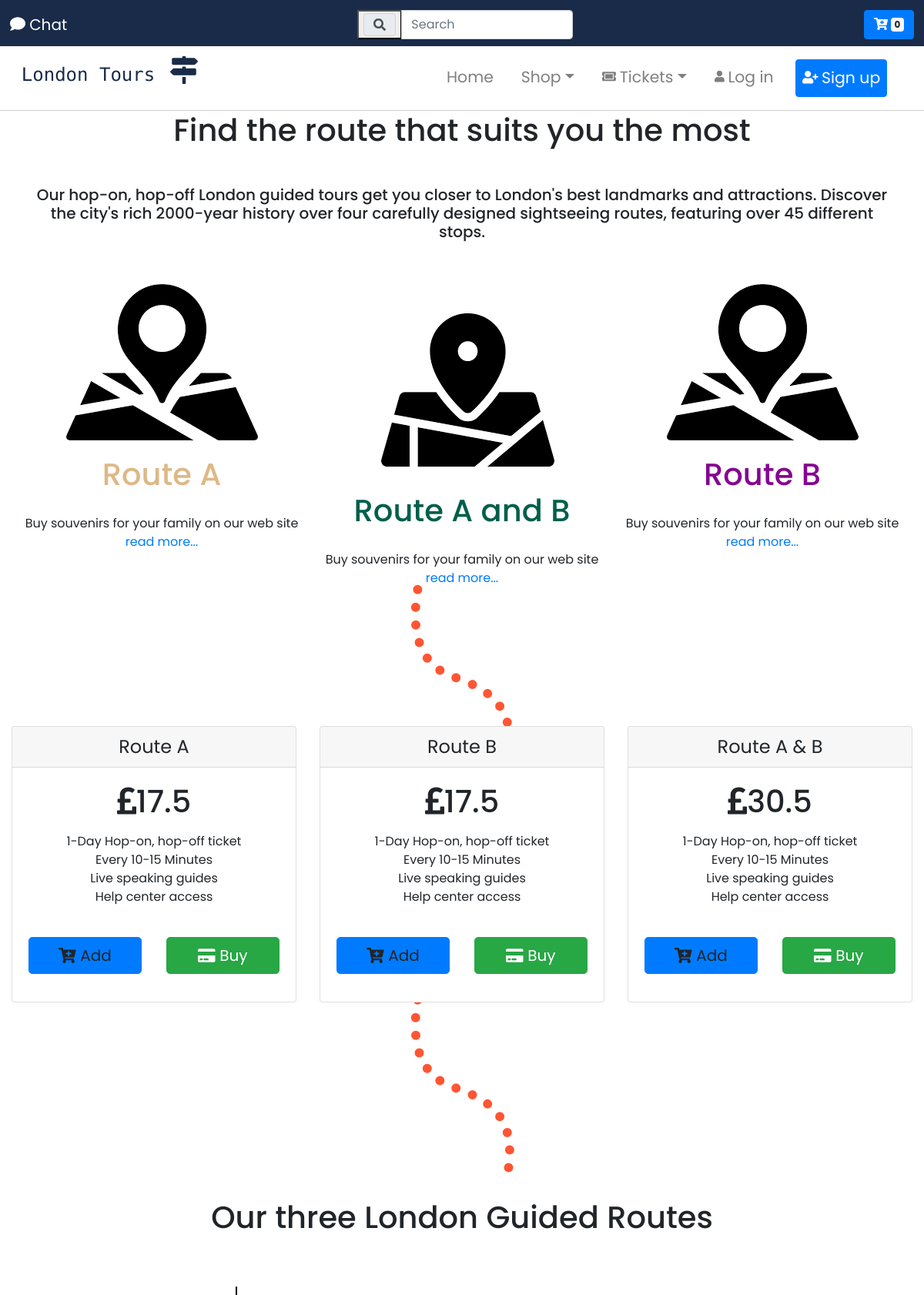
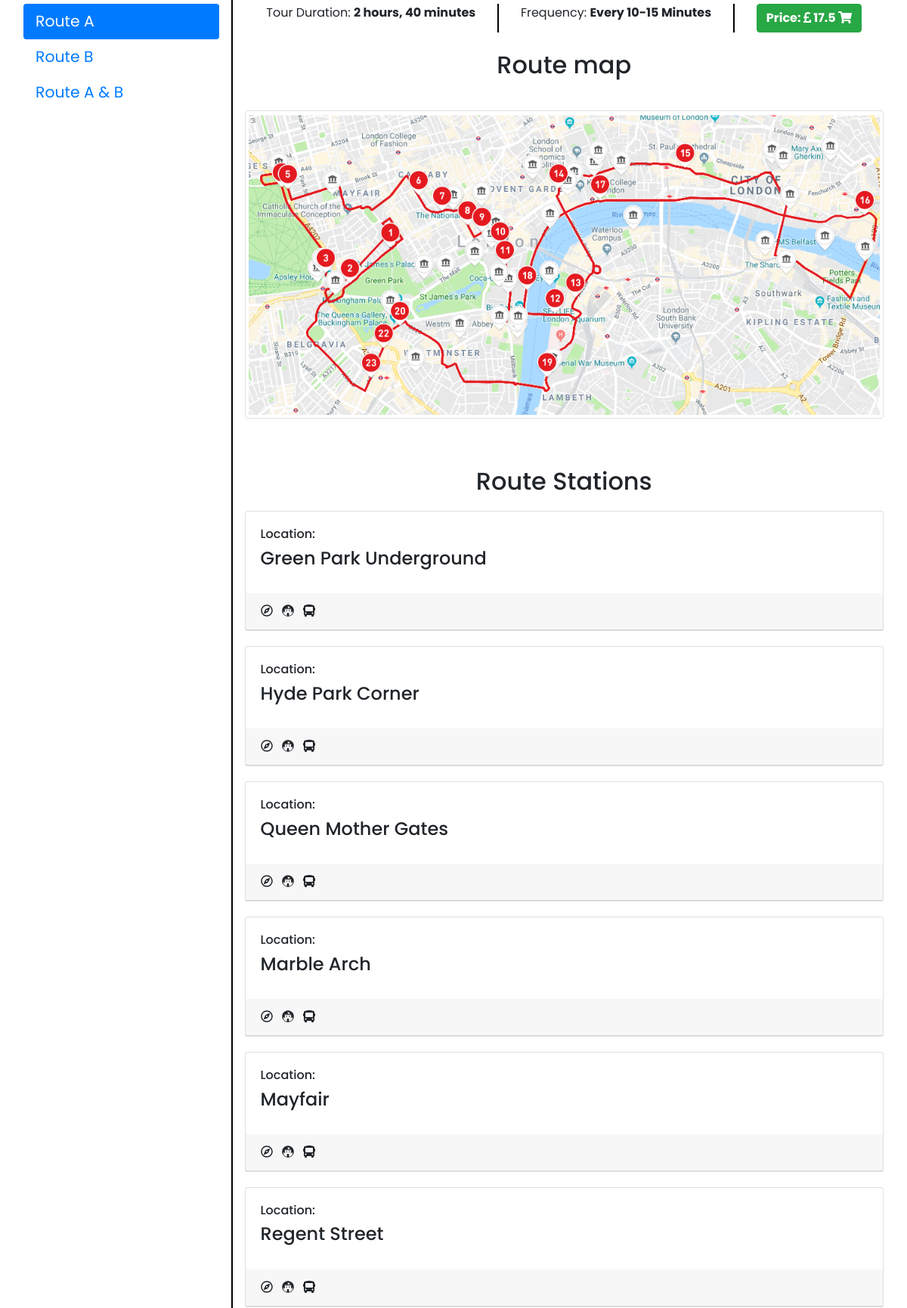
/tickets.php (upper part), run on the app's committed database (2 pictures, top to bottom).
### tables this page shows
CREATE TABLE `_tours_` (
  `_id_` int(11) NOT NULL,
  `_title_` varchar(500) NOT NULL,
  `_short_description_` varchar(500) NOT NULL,
  `_full_description_` varchar(1500) NOT NULL,
  `_region_` varchar(30) NOT NULL,
  `_color_` varchar(30) NOT NULL,
  `_duration_` varchar(255) NOT NULL,
  `_frequency_` varchar(255) NOT NULL,
  `_price_` double NOT NULL
);

CREATE TABLE `_stops_` (
  `_id_` int(11) NOT NULL,
  `_route_id_` int(11) NOT NULL,
  `_name_` varchar(128) NOT NULL
);

### tickets.php (the view, shortened to what this page needs)
<?php
 include_once 'header.php';
?>
<?php
    include 'includes/db_inc.php';
?>
<div id="slides" class="carousel slide londonGuidedTours" data-ride="carousel">
	<ul class="carousel-indicators">
	</ul>
	<div class="carousel-inner">
		<div class="carousel-item active">
			<div class="carousel-caption search-box-div">
				<h3 id="display-2" class="display-2">London Guided Tours</h3>
			</div>
		</div>
	</div>
</div>
<div class="container-fluid" id="ticket-section">
	<div class="container essential-section-style">
		<h1 class="text-center">Find the route that suits you the most</h1>
		<h5 class="padding text-center">Our hop-on, hop-off London guided tours get you closer to London's best landmarks and attractions. Discover the city's rich 2000-year history over four carefully designed sightseeing routes, featuring over 45 different stops.</h5>
		</div>
		<div class="container-fluid padding">
		<div class="row text-center padding">
			<div class="col-xs-12 col-sm-6 col-md-4">
				<div>
					<img src="img/routA.png" alt="">
				</div>
				<h1 class="routA-style">Route A</h1>
				<p>Buy souvenirs for your family on our web site <a href=""> read more...</a></p>
			</div>
			<div class="col-xs-12 col-sm-6 col-md-4">
				<div class="padding-left">
					<img src="img/routB.png" alt="">
				</div>
				<h1 class="routB-style">Route A and B</h1>
				<p>Buy souvenirs for your family on our web site <a href=""> read more...</a></p>
			</div>
			<div class="col-xs-12 col-sm-12 col-md-4">
				<div>
					<img src="img/routA.png" alt="">
				</div>
				<h1 class="routAandB-style">Route B</h1>
				<p>Buy souvenirs for your family on our web site <a href=""> read more...</a></p>
			</div>
		</div>
	</div>
</div>
<div id="toursIntroduction" class=" text-center  line-follow">
	<svg width="135" height="232" xmlns="http://www.w3.org/2000/svg"> <path d="M9.414 6.847c-10.242 61.891 6.022 99.937 48.794 114.136 64.157 21.298 77.75 56.573 67.694 113.764" stroke="#F53" stroke-width="12" fill="none" fill-rule="evenodd" stroke-dasharray="0,23" stroke-linecap="round"></path> </svg>
</div>
<?php
 $query = "SELECT * FROM `_tours_`";
 $results = mysqli_query($connection, $query);
 $queryResults = mysqli_num_rows($results);
 if($queryResults > 0){
	 echo '<div class="container-fluid">
	 <span id="added" style="font-size:12px;"></span>
	 <div class="card-deck mb-3 text-center">';
	while($row = mysqli_fetch_assoc($results)){
		echo '
		<div class="card mb-4 shadow-sm">
      <div class="card-header">
        <h4 class="my-0 font-weight-normal">'.$row['_title_'].'</h4>
      </div>
      <div class="card-body">
        <h1 class="card-title pricing-card-title"><i class="fas fa-pound-sign"> </i>'.$row['_price_'].' <small class="text-muted"></small></h1>
        <ul class="list-unstyled mt-3 mb-4">
          <li>1-Day Hop-on, hop-off ticket</li>
          <li>Every 10-15 Minutes</li>
          <li>Live speaking guides</li>
          <li>Help center access</li>
				</ul>
				<div class="row">
					<div class="col-md-6 col-ms-12 col-xs-12">
					<a onclick="addItem('.$row['_id_'].')"  value="'.$row['_id_'].'"  id="addItem" name="'.$row['_id_'].'" class="btn btn-lg btn-block btn-primary"><i class="fas fa-cart-plus"></i> Add</a>
					</div>
					<div class="col-md-6 col-ms-12 col-xs-12">
					<a href="check-out.php?id='.$row['_id_'].'"  name="'.$row['_id_'].'" class="btn btn-lg btn-block btn-success"><i class="fas fa-credit-card"></i> Buy</a>
					</div>
				</div>
			</div>
    </div>';
	}
	echo ' </div>
  </div>';
 }else{
		echo '<div class="pricing-header px-3 py-3 pt-md-5 pb-md-4 mx-auto text-center">
		<h1 class="display-4">Pricing</h1>
		<p class="lead">For priceing and other details please contact us and we will provide all the information.</p>
	</div>';
 }?>
<div class="text-center line-follow">
	<svg width="135" height="232" xmlns="http://www.w3.org/2000/svg"> <path d="M9.414 6.847c-10.242 61.891 6.022 99.937 48.794 114.136 64.157 21.298 77.75 56.573 67.694 113.764" stroke="#F53" stroke-width="12" fill="none" fill-rule="evenodd" stroke-dasharray="0,23" stroke-linecap="round"></path> </svg>
</div>
<?php
 $query = "SELECT * FROM `_tours_`";
 $results = mysqli_query($connection, $query);
 $queryResults = mysqli_num_rows($results);
 if($queryResults > 0){
	 echo '
	 <div id="ticketsAndTours"  class="toursDescription padding container-margin-tickets">
	 <div class="row padding">
	 <div class="text-center col-12">
		<h1>Our three London Guided Routes</h1>
		</div>
	 <div class="col-3 addBorder">
	 <div class="nav flex-column nav-pills" id="v-pills-tab" role="tablist" aria-orientation="vertical">';
	while($row = mysqli_fetch_assoc($results)){
		if($row['_id_'] == 1){
			echo ' <a class="nav-link active" id="v-pills-'.$row['_id_'].'-tab" data-toggle="pill" href="#v-pills-'.$row['_id_'].'" role="tab" aria-controls="v-pills-'.$row['_id_'].'" aria-selected="true">'.$row['_title_'].'</a>';
		}else{
			echo '
			<a class="nav-link" id="v-pills-'.$row['_id_'].'-tab" data-toggle="pill" href="#v-pills-'.$row['_id_'].'" role="tab" aria-controls="v-pills-'.$row['_id_'].'" aria-selected="true">'.$row['_title_'].'</a>';
		}
		}
	echo
		'</div>
	</div>';
	echo
	'<div class="col-9">
	<div class="tab-content" id="v-pills-tabContent">';
	 $results = mysqli_query($connection, $query);
		while($row = mysqli_fetch_assoc($results)){
			$tourID = $row['_id_'];
		if($row['_id_'] == 1){
			echo '
			<div class="tab-pane fade active show" id="v-pills-'.$row['_id_'].'" role="tabpanel" aria-labelledby="v-pills-'.$row['_id_'].'-tab">
			<ul class="nav nav-pills nav-fill">
				<li class="nav-item addBorder">
					Tour Duration: <strong>'.$row['_duration_'].'</strong>
				</li>
				<li class="nav-item addBorder">
					Frequency: <strong>'.$row['_frequency_'].'</strong>
				</li>
				<li class="nav-item">
					<a name="'.$row['_id_'].'" id="'.$row['_id_'].'" class="btn btn-success" href="buy_tickets.php?id='.$row['_id_'].'&product=tour"><strong>Price: <i class="fas fa-pound-sign"> </i>'.' '.$row['_price_'].' <i class="fas fa-shopping-cart"></i></strong></a>
				</li>
			</ul>
			<br>
			<div class="text-center">
			<h2 class="padding">Route map</h2>
			<img src="img/tour_maps/'.$row['_id_'].'.PNG"  class="rounded img-fluid img-thumbnail" alt="">
			</div>';
				$query2 = "SELECT * FROM _stops_ WHERE _stops_._route_id_ = $tourID";
				$results2 = mysqli_query($connection, $query2);
				echo '<h2 class="padding-top text-center">Route Stations</h2>';
				while($row2 = mysqli_fetch_assoc($results2)){
				echo '
				<div class="station-carts">
					<div class="card">
						<div class="card-body ">
							<h6 class="card-text">Location:</h6>
							<h4 class="card-title">'.$row2['_name_'].'</h4>
						</div>
							<ul class="list-inline card-header">
							<li class="list-inline-item"><i class="far fa-compass"></i></li>
							<li class="list-inline-item"><i class="fab fa-fort-awesome-alt"></i></li>
							<li class="list-inline-item"><i class="fas fa-bus"></i></li>
							</ul>
						</div>
				</div>';}
			echo	'</div>';
		}
	}
	echo '
	</div>
  </div>
</div>
</div>
	';
 }else {}
?>
<?php
 include_once 'footer.php';
?>

### css/style.css (style rules this page uses)
html, body { height: 100%; width: 100%; font-family: 'Poppins', sans-serif; }
.routA-style { color: burlywood; padding: 20px; }
.routB-style { color: rgb(0, 95, 75); padding: 20px; }
.routAandB-style { color: rgb(133, 5, 145); padding: 20px; }
.padding-left { padding-left: 15px; padding-top: 25px; }
.nav-link { font-size: 1.7vw; }
.carousel { margin-top: 120px; }
#display-2 { font-size: 5vw; }
.carousel-caption { position: absolute; top: -100px; transform: translateY(35%) }
.addBorder { border-right: 2px solid black; }
.carousel-caption h3 { font-size: 200%; font-weight: 500; text-shadow: 2px 2px 15px #000; padding-bottom: 1rem; }
#toursIntroduction { margin-top: -100px; margin-bottom: -55px; }
.container-margin-tickets { margin-right: 30px; margin-left: 30px; }
.londonGuidedTours { margin-top: 50px; }
.toursDescription h1 { margin-bottom: 50px; }
#ticketsAndTours { margin-top: 40px; }
.essential-section-style { padding-top: 70px; }
.essential-section-style h1 { padding-bottom: 40px; }
* { box-sizing: border-box; }
.line-follow { margin-top: -50px; margin-bottom: -30px; }
.padding { padding-bottom: 2rem; }
.padding-top { padding-top: 4rem; }
.station-carts { margin-top: 20px; }
.carousel-item { transition: -webkit-transform 0.5s ease; transition: transform 0.5s ease; transition: transform 0.5s ease, -webkit-transform 0.5s ease; -webkit-backface-visibility: visible; backface-visibility: visible; }
[class*="col-"] { padding: 1rem; }

### data on the page
_tours_: _title_ "Route A", _price_ "17.5", $row['_id_'] 1 (drawn), _duration_ "2 hours, 40 minutes", _frequency_ "Every 10-15 Minutes"
_tours_: _title_ "Route B", _price_ "17.5", $row['_id_'] 2 (drawn)
_tours_: _title_ "Route A & B", _price_ "30.5", $row['_id_'] 3 (drawn)
_stops_: _name_ "Green Park Underground"
_stops_: _name_ "Hyde Park Corner"
_stops_: _name_ "Queen Mother Gates"
_stops_: _name_ "Marble Arch"
_stops_: _name_ "Mayfair"
_stops_: _name_ "Regent Street"
